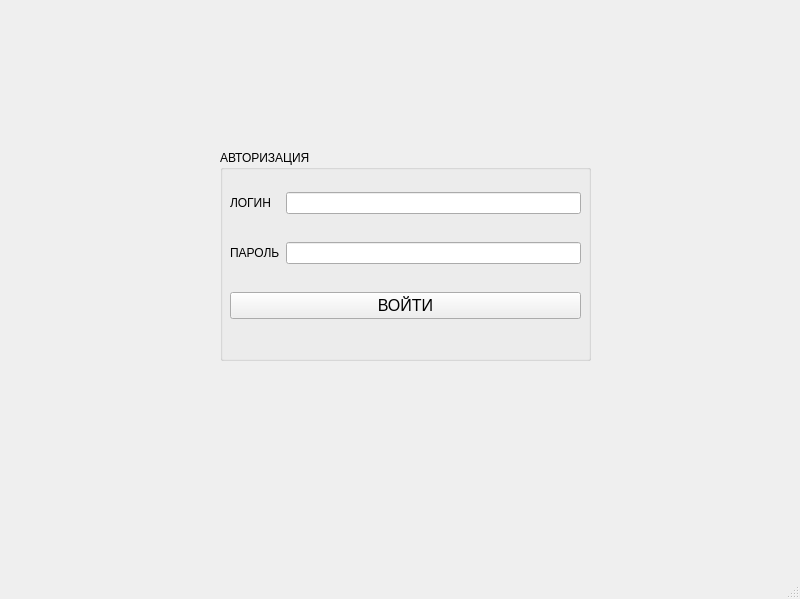
<?xml version="1.0" encoding="UTF-8"?>
<ui version="4.0">
 <class>AutorizationWindow</class>
 <widget class="QMainWindow" name="AutorizationWindow">
  <property name="geometry">
   <rect>
    <x>0</x>
    <y>0</y>
    <width>800</width>
    <height>599</height>
   </rect>
  </property>
  <property name="windowTitle">
   <string>MainWindow</string>
  </property>
  <widget class="QWidget" name="centralwidget">
   <widget class="QGroupBox" name="groupBox">
    <property name="geometry">
     <rect>
      <x>220</x>
      <y>150</y>
      <width>371</width>
      <height>211</height>
     </rect>
    </property>
    <property name="title">
     <string>АВТОРИЗАЦИЯ</string>
    </property>
    <widget class="QWidget" name="">
     <property name="geometry">
      <rect>
       <x>10</x>
       <y>20</y>
       <width>351</width>
       <height>171</height>
      </rect>
     </property>
     <layout class="QGridLayout" name="gridLayout_2">
      <item row="2" column="0" colspan="2">
       <widget class="QPushButton" name="autorizationbtn">
        <property name="font">
         <font>
          <pointsize>12</pointsize>
         </font>
        </property>
        <property name="text">
         <string>ВОЙТИ</string>
        </property>
       </widget>
      </item>
      <item row="0" column="0">
       <widget class="QLabel" name="login">
        <property name="text">
         <string>ЛОГИН</string>
        </property>
       </widget>
      </item>
      <item row="0" column="1">
       <widget class="QLineEdit" name="login_input"/>
      </item>
      <item row="1" column="0">
       <widget class="QLabel" name="password">
        <property name="text">
         <string>ПАРОЛЬ</string>
        </property>
       </widget>
      </item>
      <item row="1" column="1">
       <widget class="QLineEdit" name="password_input">
        <property name="text">
         <string/>
        </property>
        <property name="echoMode">
         <enum>QLineEdit::Password</enum>
        </property>
       </widget>
      </item>
     </layout>
    </widget>
    <widget class="QLabel" name="badautorization">
     <property name="geometry">
      <rect>
       <x>0</x>
       <y>190</y>
       <width>371</width>
       <height>21</height>
      </rect>
     </property>
     <property name="font">
      <font>
       <stylestrategy>PreferDefault</stylestrategy>
      </font>
     </property>
     <property name="layoutDirection">
      <enum>Qt::LeftToRight</enum>
     </property>
     <property name="autoFillBackground">
      <bool>false</bool>
     </property>
     <property name="styleSheet">
      <string notr="true">color: rgb(255, 0, 4);</string>
     </property>
     <property name="text">
      <string/>
     </property>
     <property name="textFormat">
      <enum>Qt::AutoText</enum>
     </property>
     <property name="scaledContents">
      <bool>false</bool>
     </property>
     <property name="alignment">
      <set>Qt::AlignCenter</set>
     </property>
     <property name="wordWrap">
      <bool>false</bool>
     </property>
    </widget>
   </widget>
  </widget>
  <widget class="QStatusBar" name="statusbar"/>
 </widget>
 <resources/>
 <connections/>
</ui>
